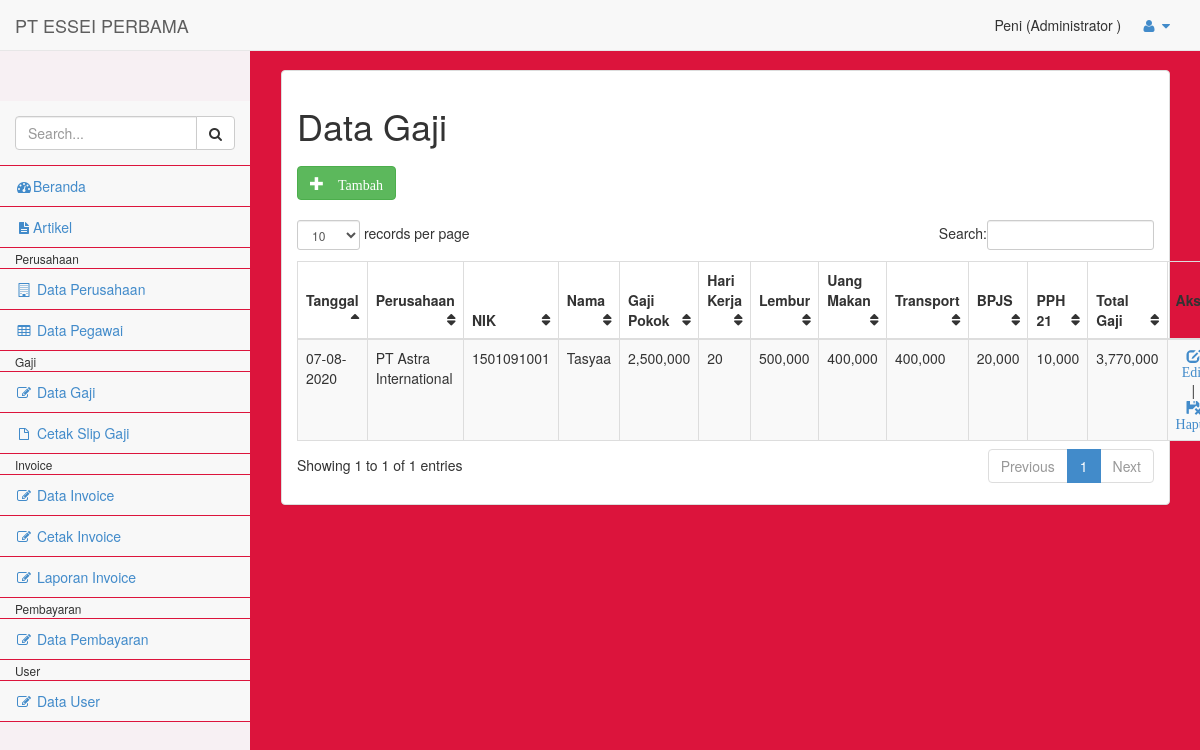
Screenshot of /pages/index.php?p=gaji (signed in) with the database file from the repository.
### tables this page shows
CREATE TABLE `gaji` (
  `id_gaji` int(10) NOT NULL,
  `tgl_gaji` date NOT NULL,
  `nip` varchar(10) NOT NULL,
  `gaji` double NOT NULL,
  `hari_kerja` varchar(5) NOT NULL,
  `lembur` double NOT NULL,
  `uang_makan` double NOT NULL,
  `transport` double NOT NULL,
  `bpjs` double NOT NULL,
  `pph21` double NOT NULL
);

CREATE TABLE `perusahaan` (
  `id_perusahaan` int(11) NOT NULL,
  `nama` varchar(200) NOT NULL,
  `alamat` text NOT NULL
);

CREATE TABLE `pegawai` (
  `nip` varchar(10) NOT NULL,
  `nama` varchar(50) NOT NULL,
  `nomor_rekening` varchar(20) NOT NULL,
  `alamat` text NOT NULL,
  `jabatan` varchar(20) NOT NULL,
  `nohp` varchar(12) NOT NULL,
  `id_perusahaan` int(11) NOT NULL
);

### pages/gaji/gaji.php (the view, shortened to what this page needs)
<?php
if($_SESSION['level']!="spv" && $_SESSION['level']!="super"){
  echo "<script>location='index.php'</script>";
}else{
  include_once '_part/koneksi.php';
  $p = $_GET['p'];
  $page = isset($_GET['page']) ? $_GET['page'] : 'list';
  switch ($page) {
  case 'list':
  ?>
  <h1><?= $p=="gaji"? "Data Gaji": "Cetak Slip Gaji" ?></h1>
  <div class="row" style="margin: 20px auto;">
    <?php if($p=="gaji"){ ?>
    <a href="index.php?p=gaji&page=entri" class="btn btn-success"><span class="glyphicon glyphicon-plus"> Tambah</span></a>
    <?php } ?>
  </div>
  <table id="example" class="table table-striped table-bordered">
    <thead>
      <tr>
        <th>Tanggal</th>
        <th>Perusahaan</th>
        <th>NIK</th>
        <th>Nama</th>
        <?php if($p=="gaji"){ ?>
        <th>Gaji Pokok</th>
  	  <th>Hari Kerja</th>
        <th>Lembur</th>
        <th>Uang Makan</th>
        <th>Transport</th>
        <th>BPJS</th>
        <th>PPH 21</th>
        <?php } ?>
        <th>Total Gaji</th>
        <th>Aksi</th>
      </tr>
    </thead>
    <tbody>
    <?php
      $where = $_SESSION['level']=="spv"? "WHERE b.id_perusahaan='".$_SESSION['id_perusahaan']."'": "";
      $sql = "SELECT a.*, b.nama, c.nama nama_perusahaan FROM gaji a
              JOIN pegawai b ON a.nip=b.nip
              JOIN perusahaan c ON b.id_perusahaan=c.id_perusahaan $where";
      $row = $koneksi->prepare($sql);
      $row->execute();
      $hasil = $row->fetchAll(PDO::FETCH_OBJ);
      foreach($hasil as $isi){
    ?>
      <tr>
        <td>
          <?= date("d-m-Y", strtotime($isi->tgl_gaji));?>
        </td>
        <td><?= $isi->nama_perusahaan;?></td>
        <td><?= $isi->nip;?></td>
        <td><?= $isi->nama;?></td>
        <?php if($p=="gaji"){ ?>
        <td><?= number_format($isi->gaji);?></td>
  	  <td><?= number_format($isi->hari_kerja);?></td>
        <td><?= number_format($isi->lembur);?></td>
        <td><?= number_format($isi->uang_makan);?></td>
        <td><?= number_format($isi->transport);?></td>
        <td><?= number_format($isi->bpjs);?></td>
        <td><?= number_format($isi->pph21);?></td>
        <?php } ?>
        <td>
          <?php
          $total = ($isi->gaji + $isi->lembur + $isi->uang_makan + $isi->transport) - ($isi->bpjs + $isi->pph21);
          echo number_format($total);
          ?>
        </td>
        <td align="center">
          <?php if($p=="gaji"){ ?>
          <a href="index.php?p=gaji&page=edit&id=<?= $isi->id_gaji ?>"><i class="glyphicon glyphicon-edit"> Edit</i></a>
          &nbsp;&nbsp;|&nbsp;&nbsp;
          <a href="gaji/aksi_gaji.php?id=<?= $isi->id_gaji ?>" onclick="return confirm('Yakin Hapus ?')"><i class="glyphicon glyphicon-floppy-remove"> Hapus</i></a>
          <?php }elseif($p=="cetak_slipgaji"){ ?>
          <a href="gaji/cetak_slipgaji.php?id=<?= $isi->id_gaji ?>" target="_blank"><i class="glyphicon glyphicon-file"> Cetak</i></a>
          <?php } ?>
        </td>
      </tr>
    <?php } ?>
    </tbody>
  </table>
  <?php
  break;
  ?>
  <?php
  }
  ?>
<?php } ?>

### assets/css/sb-admin.css (style rules this page uses)
body { padding-top: 100px; background-color: #f7f0f3; }
@media (min-width:768px) { body { padding-top: 50px; } }
table.dataTable thead .sorting, table.dataTable thead .sorting_asc, table.dataTable thead .sorting_desc, table.dataTable thead .sorting_asc_disabled, table.dataTable thead .sorting_desc_disabled { background: transparent; }
table.dataTable thead .sorting_asc:after { content: "\f0de"; float: right; font-family: fontawesome; }
table.dataTable thead .sorting:after { content: "\f0dc"; float: right; font-family: fontawesome; color: f7f0f3; }

### rows the page displays
gaji: tgl_gaji "07-08-2020", perusahaan.nama "PT Astra International", nip "1501091001", pegawai.nama "Tasyaa", gaji "2,500,000", hari_kerja "20", lembur "500,000", uang_makan "400,000", transport "400,000", bpjs "20,000", pph21 "10,000", total "3,770,000"

### other values shown
$_SESSION['nama'] "Peni"
$level "Administrator"
